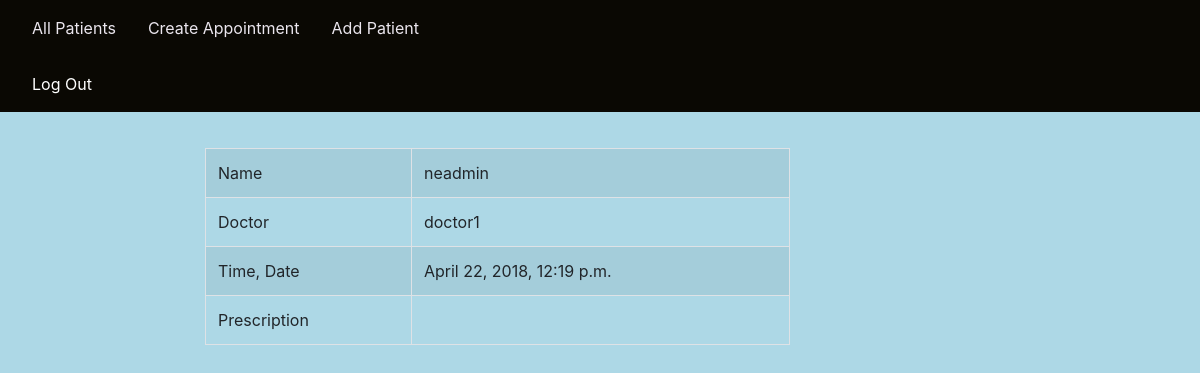
Screenshot of /appointment/view/4/ with the database file from the repository.
### pm/models.py (models this page shows)
class Appointment(models.Model):
    id = models.AutoField(primary_key = True)
    patient = models.ForeignKey(
        User,
        on_delete = models.CASCADE,
        limit_choices_to = Q(user_type = 1), # type 1 = patient
        related_name = 'patient',
        null = True,
    )
    doctor = models.ForeignKey(
        User,
        on_delete = models.CASCADE,
        limit_choices_to = Q(user_type = 2), # type 2 = doctor
        related_name = 'doctor',
        null = True,
    )
    date_time = models.DateTimeField(auto_now = True)
    blood_pressure = models.CharField(max_length = 10, null = True)
    breath_rate = models.PositiveSmallIntegerField(null = True) # units: bpm
    pulse_rate = models.PositiveSmallIntegerField(null = True) # units: bpm
    body_temperature = models.DecimalField(max_digits = 5, decimal_places = 2, null=True)
    report = models.TextField(max_length = 500, null = True)
    prescription = models.TextField(max_length = 500, null = True)
    prognosis = models.TextField(max_length = 500, null = True)

class User(AbstractUser):
    USER_TYPE_CHOICES = (
        (1,'patient'),
        (2,'doctor'),
        (3,'staff'),
    )
    user_type = models.PositiveSmallIntegerField(null=True,choices = USER_TYPE_CHOICES)
    date_of_birth = models.DateField(auto_now=False, auto_now_add=False, null=True)
    phone = models.CharField(null=True, max_length=15)
    GENDER_CHOICES = (
        ('Male', 'Male'),
        ('Female', 'Female'),
        ('Other', 'Other'),
    )
    gender = models.CharField(
        max_length = 6,
        choices = GENDER_CHOICES,
        null = True,
        default = 'Other',
    )
    BLOOD_GROUP_CHOICES = (
        ('A+','A+'),
        ('A-','A-'),
        ('B+','B+'),
        ('B-','B-'),
        ('O+','O+'),
        ('O-','O-'),
        ('AB+','AB+'),
        ('AB-','AB-'),
        ('Other','Other'),
    )
    blood_group = models.CharField(
        max_length = 5,
        choices = BLOOD_GROUP_CHOICES,
        null = True,
        default = 'Other',
    )

### pm/views.py (the view)
# urls.py: path('appointment/view/<int:id>/', views.appointment_view, name = 'appointment_view'),
def appointment_view(request, id):
    appt = get_object_or_404(Appointment, pk = id)
    context = {
        'appt': appt,
    }
    return render(request, 'pm/appointment_view.html', context)

### templates/pm/appointment_view.html (shortened to what this page needs)
{% extends "pm/base.html" %}
{% block s %}
<div class="appt">
        <p style="padding:10px;" ></p>
        <div class="row" >
                <div class="col-sm-2">
                    </div>
                <div class="col-sm-6">
                        <table class="table table-striped table-bordered table-hover">
                                <tr>
                                  <td>Name</td>
                                  <td>
                                        {{ appt.patient.first_name }}
                                </td>
                                </tr>
                                <tr>
                                  <td>Doctor</td>
                                  <td>{{ appt.doctor }}</td>
                                </tr>
                                <tr>
                                  <td>Time, Date</td>
                                  <td>{{ appt.date_time }}</td>
                                </tr>
                                <tr>
                                        <td>Prescription</td>
                                        <td>{{ appt. }}</td>
                                 </tr>
                        </table>
                    </div>
    </div>
   </div>
{% endblock %}

### pm/static/css/test.css (style rules this page uses)
body { background-color: lightblue; }
td { border: 2px solid #020101; text-align: left; padding: 8px; }

### rows the page displays
Appointment: patient.first_name "neadmin", doctor "doctor1", date_time "April 22, 2018, 12:19 p.m."
